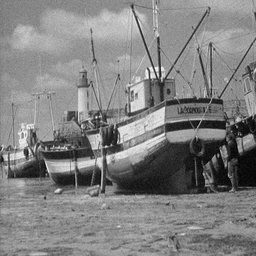
#> input picture data/BoatsNoise10.pgm, 256 x 256 px, shrunk from 512 x 512 before the run, found by its file name
$ python totalvariation.py   (older library calls are emulated)
#> lines starting #> are read from the running program, lines starting #| are printed output that depends on the picture; long printed decimals are rounded
import cv2
import numpy as np
import matplotlib.pyplot as plt


class TVminimizer:

    def __init__(self, alpha: float, sigma: float, theta: float,
                                steps: int, tau: float,
                                filename: str, border_width: int):
#> called with alpha = 100, sigma = 0.025, theta = 1.5, steps = 100, tau = 0.01, border_width = 10
        self.alpha = alpha
        self.sigma = sigma
        self.tau = tau
        self.theta = theta
        self.steps = steps
        self.border_width = border_width
        self.img = cv2.imread(filename, cv2.IMREAD_GRAYSCALE)
#> self.img is the input picture: shape (256, 256); min 0, max 255, mean 129.2

    def load_image_with_mirrored_border(self, img: np.ndarray) -> np.ndarray:

        if self.border_width == 0:
            return img

        rows, cols = img.shape
#> rows = 256; cols = 256
        left_border = np.flip(img[:, 0:self.border_width], axis=1)
        right_border = np.flip(img[:, cols - self.border_width: cols], axis=1)
        top_border = np.flip(img[0:self.border_width, :], axis=0)
        bottom_border = np.flip(img[rows - self.border_width: rows, :], axis=0)

        result = np.zeros((rows + 2 * self.border_width, cols + 2 * self.border_width), np.int)
        result[self.border_width: rows + self.border_width, self.border_width:cols + self.border_width] = img
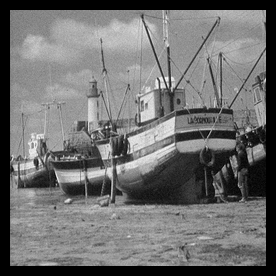
#> result: shape (276, 276) int64; min 0, max 255, mean 111.2
        result[self.border_width: rows + self.border_width, 0: self.border_width] = left_border
        result[self.border_width: rows + self.border_width, cols + self.border_width: cols + 2 * self.border_width] = right_border
        result[0: self.border_width, self.border_width: cols + self.border_width] = top_border
        result[rows + self.border_width: rows + 2 * self.border_width, self.border_width:cols + self.border_width] = bottom_border
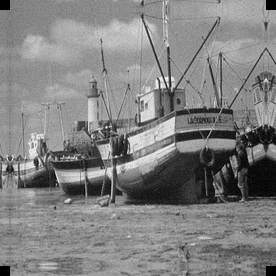
#> result: shape (276, 276) int64; min 0, max 255, mean 128.8

        return result

    def projected_gradient_ascent_dual(self, p: np.ndarray, grad_u: np.ndarray) -> np.ndarray:
        #print("Projecting the Gradient ascent over dual variable...")
        num = p + self.sigma*grad_u
        den = num
        den = np.where((abs(num)/self.alpha) < 1, num, 1)
        return num/den

    def gradient_descent_primal(self, p: np.ndarray, u: np.ndarray) -> np.ndarray:
        #print("Computing Gradient descent primal variable...")
        num = u + 2*self.tau*self.img_orig + self.tau*self.divergency_dual(p)
        den = 1 + 2*self.tau
        u_k = num/den
        u_k_hat = u_k + self.theta*(u_k - u)
        return u_k_hat

    def divergency_dual(self, p : np.ndarray) -> np.ndarray:
        #print("Calculating divergency over dual variable...")
        rows, cols = p.shape[0], p.shape[1]
        div = np.zeros((rows, cols, 2))
        for i in range(self.border_width, rows - self.border_width):
            for j in range(self.border_width, cols - self.border_width):
                pm1_x = p[i, j - 1, 0]
                pp1_x = p[i, j + 1, 0]
                div[i, j, 0] = (pp1_x - pm1_x) / 2.0
                pm1_y = p[i - 1, j, 1]
                pp1_y = p[i + 1, j, 1]
                div[i, j, 1] = (pp1_y - pm1_y) / 2.0
        div = div[:, :, 0] + div[:, :, 1]
        div.reshape(rows, cols)
        return div

    def calculate_spatial_gradient(self, u: np.ndarray) -> np.ndarray:
        #print("computing spatial gradient...")
        rows, cols = u.shape
        grad = np.zeros((rows, cols, 2))
        for i in range(self.border_width, rows - self.border_width):
            for j in range(self.border_width, cols - self.border_width):
                pm1_x = u[i, j - 1]
                pp1_x = u[i, j + 1]
                grad[i, j, 0] = (pp1_x - pm1_x) / 2.0
                pm1_y = u[i - 1, j]
                pp1_y = u[i + 1, j]
                grad[i, j, 1] = (pp1_y - pm1_y) / 2.0

        return grad

    def compute_energy(self, u) -> float:
        grad_u = self.calculate_spatial_gradient(u)
        energy = np.sum((u - self.img_orig) ** 2 + self.alpha * np.linalg.norm(grad_u, axis=2))
        print(energy)
        return energy

    def minimize_total_variation(self):

        self.img_orig = self.load_image_with_mirrored_border(self.img)
        print(self.img_orig.shape)
#| (276, 276)
        u_hat = np.zeros(self.img_orig.shape)
        rows, cols = self.img_orig.shape
#> rows = 276; cols = 276
        p = np.ones((rows, cols, 2))
        energy_history = []
        for i in range(self.steps):
            grad_u = self.calculate_spatial_gradient(u_hat)
            #print("Shape of gradient of primal variable u: "+str(grad_u.shape))
            p = self.projected_gradient_ascent_dual(p, grad_u)
            #print("Shape of dual variable p after projection: "+str(p.shape))
            u_hat = self.gradient_descent_primal(p, u_hat)
            energy_history.append(self.compute_energy(u_hat))
            if i % 10 == 0:
                print(f'step: {i}')
#> this loop made 100 passes
#> energy in compute_energy on passes 1 to 12: 1.29e+09, 1.17e+09, 1.06e+09, 967360862.2, 879737027.6, 800652158.4, 729281828.1, 664880837.3, 606775617.8, 554357364.4, 507075824.4, 464433681.3
#| 1291081549.754
#| 1171970558.551
#| 1064435715.872
#| 967360862.230
#| 879737027.586
#| 800652158.386
#| 729281828.120
#| 664880837.309
#> (further printed lines are left out)
#> after the loop, energy_history = 100 values, max 1.29e+09 at index 0, min 83775385.8 at index 69, mean 203212784.1
        print("End of process...")
        return u_hat, energy_history

filename = "/home/mikel/Desktop/Computer Science Master/CV/ex_1/data/BoatsNoise10.pgm"
steps = 100
diffused_obj = TVminimizer(alpha=100 , sigma=0.025, theta=1.5,
                           steps=steps, tau=0.01, filename=filename,
                           border_width=10)
result, history_list = diffused_obj.minimize_total_variation()
#> history_list has the same summary as energy_history in minimize_total_variation
x = np.arange(0, steps, 1)
plt.plot(x,history_list)
plt.show()
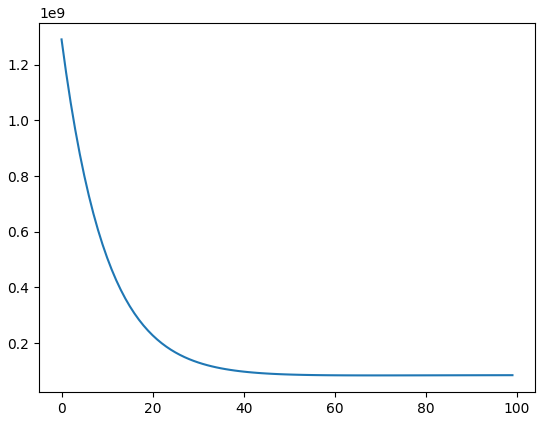
#> figure drawn by matplotlib, 1 panel; curve peaks at x = 0, y = 1.29e+09
cv2.imwrite('foto_after_TMmin.jpg', result)
